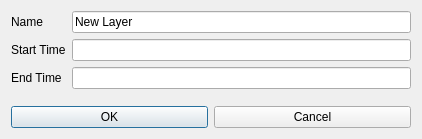
<?xml version="1.0" encoding="UTF-8"?>
<ui version="4.0">
 <class>Dialog_CreateLayer</class>
 <widget class="QDialog" name="Dialog_CreateLayer">
  <property name="geometry">
   <rect>
    <x>0</x>
    <y>0</y>
    <width>422</width>
    <height>139</height>
   </rect>
  </property>
  <property name="windowTitle">
   <string>Edit Layer</string>
  </property>
  <layout class="QGridLayout" name="gridLayout">
   <item row="0" column="0">
    <layout class="QVBoxLayout" name="verticalLayout">
     <item>
      <layout class="QFormLayout" name="formLayout">
       <item row="0" column="0">
        <widget class="QLabel" name="lbl_Name">
         <property name="text">
          <string>Name</string>
         </property>
        </widget>
       </item>
       <item row="1" column="0">
        <widget class="QLabel" name="lbl_Time">
         <property name="text">
          <string>Start Time</string>
         </property>
        </widget>
       </item>
       <item row="0" column="1">
        <widget class="QLineEdit" name="text_Name">
         <property name="text">
          <string>New Layer</string>
         </property>
        </widget>
       </item>
       <item row="1" column="1">
        <widget class="QLineEdit" name="text_Start"/>
       </item>
       <item row="2" column="1">
        <widget class="QLineEdit" name="text_End"/>
       </item>
       <item row="2" column="0">
        <widget class="QLabel" name="label">
         <property name="text">
          <string>End Time</string>
         </property>
        </widget>
       </item>
      </layout>
     </item>
    </layout>
   </item>
   <item row="1" column="0">
    <layout class="QHBoxLayout" name="horizontalLayout">
     <item>
      <widget class="QPushButton" name="btn_OK">
       <property name="text">
        <string>OK</string>
       </property>
      </widget>
     </item>
     <item>
      <widget class="QPushButton" name="btn_Cancel">
       <property name="text">
        <string>Cancel</string>
       </property>
      </widget>
     </item>
    </layout>
   </item>
  </layout>
 </widget>
 <resources/>
 <connections/>
</ui>
